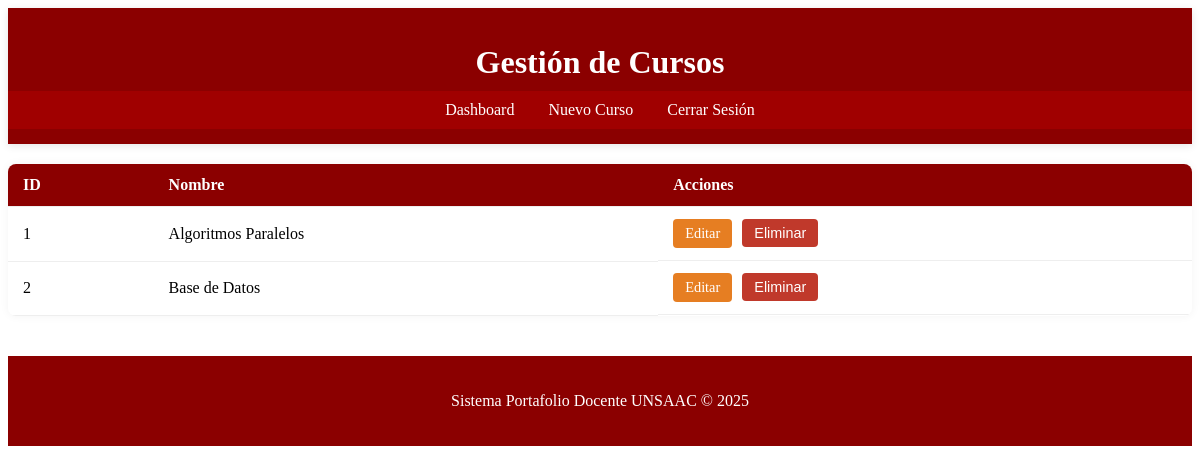
/admin/cursos (signed in), run on an earlier commit of the app's database.
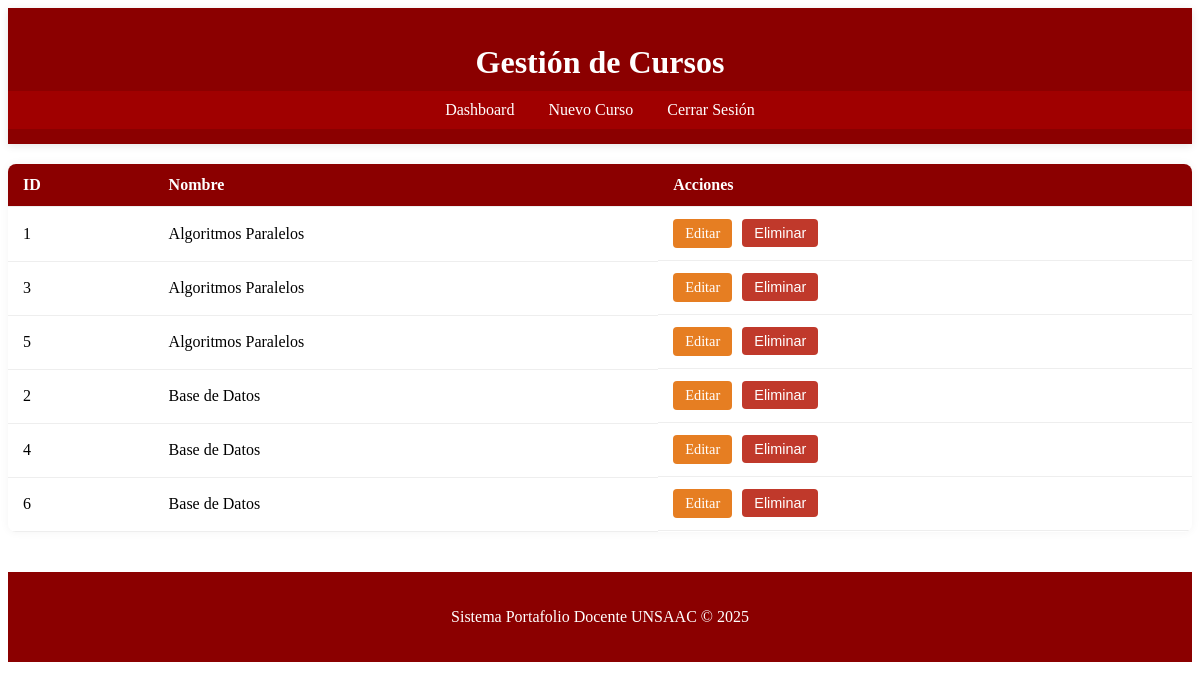
And on a later commit of the database.
### tables this page shows
CREATE TABLE cursos (
        id INTEGER PRIMARY KEY AUTOINCREMENT,
        nombre TEXT NOT NULL
    );

### app.py (the view)
@app.route('/admin/cursos')
def listar_cursos():
    if 'user_type' not in session or session['user_type'] != 'admin':
        return redirect(url_for('login'))
    conn = get_db_connection()
    cursos = conn.execute('SELECT * FROM cursos ORDER BY nombre').fetchall()
    conn.close()
    return render_template('admin/listar_cursos.html', cursos=cursos)

### app.py (called while the page is built)
def get_db_connection():
    conn = sqlite3.connect('database.db')
    conn.row_factory = sqlite3.Row
    return conn

### templates/admin/listar_cursos.html (shortened to what this page needs)
<!DOCTYPE html>
<html lang="es">
  <head>
    <link
      rel="stylesheet"
      href="{{ url_for('static', filename='css/admin.css') }}"
    />
  </head>
  <body>
    <header class="admin-header">
      <div class="container">
        <h1>Gestión de Cursos</h1>
        <nav>
          <a href="{{ url_for('admin.dashboard') }}">Dashboard</a>
          <a href="{{ url_for('admin.crear_curso') }}">Nuevo Curso</a>
          <a href="{{ url_for('logout') }}">Cerrar Sesión</a>
        </nav>
      </div>
    </header>
    <main class="container">
      <table class="docentes-table">
        <thead>
          <tr>
            <th>ID</th>
            <th>Nombre</th>
            <th>Acciones</th>
          </tr>
        </thead>
        <tbody>
          {% for curso in cursos %}
          <tr>
            <td>{{ curso.id }}</td>
            <td>{{ curso.nombre }}</td>
            <td class="actions">
              <a
                href="{{ url_for('admin.editar_curso', curso_id=curso.id) }}"
                class="btn-edit"
                >Editar</a
              >
              <form
                action="{{ url_for('admin.eliminar_curso', curso_id=curso.id) }}"
                method="POST"
                style="display: inline"
              >
                <button
                  type="submit"
                  class="btn-delete"
                  onclick="return confirm('¿Eliminar este curso?')"
                >
                  Eliminar
                </button>
              </form>
            </td>
          </tr>
          {% endfor %}
        </tbody>
      </table>
    </main>
    <footer class="admin-footer">
      <div class="container">
        <p>Sistema Portafolio Docente UNSAAC &copy; 2025</p>
      </div>
    </footer>
  </body>
</html>

### static/css/admin.css (style rules this page uses)
:root { --bordo: #8B0000; --dorado: #DAA520; --gris-claro: #f2f2f2; --texto: #2c3e50; --blanco: #ffffff; }
.admin-header { background-color: var(--bordo); color: var(--blanco); padding: 15px 0; box-shadow: 0 2px 8px rgba(0, 0, 0, 0.1); transition: background-color 0.3s ease; }
.admin-header h1 { margin-bottom: 10px; text-align: center; }
.admin-header nav { background-color: #a00000; padding: 10px 0; text-align: center; }
.admin-header nav a { color: var(--blanco); text-decoration: none; margin: 0 15px; font-weight: 500; transition: color 0.3s; }
.docentes-table { width: 100%; border-collapse: collapse; background-color: var(--blanco); box-shadow: 0 0 10px rgba(0,0,0,0.05); border-radius: 8px; overflow: hidden; margin-top: 20px; }
.docentes-table th, .docentes-table td { padding: 12px 15px; text-align: left; border-bottom: 1px solid #eee; }
.docentes-table th { background-color: var(--bordo); color: var(--blanco); font-weight: 600; }
.actions { display: flex; gap: 10px; }
.btn-edit, .btn-delete { padding: 6px 12px; color: var(--blanco); border: none; border-radius: 4px; font-size: 0.9rem; text-decoration: none; cursor: pointer; transition: background-color 0.3s ease, transform 0.2s ease; display: inline-flex; align-items: center; gap: 6px; }
.btn-edit { background-color: #e67e22; }
.btn-delete { background-color: #c0392b; }
.admin-footer { text-align: center; padding: 20px; background-color: var(--bordo); color: var(--blanco); margin-top: 40px; }

What changed in the data, as far as the page shows it:
added cursos: id "3", nombre "Algoritmos Paralelos"
added cursos: id "5", nombre "Algoritmos Paralelos"
added cursos: id "4", nombre "Base de Datos"
added cursos: id "6", nombre "Base de Datos"
